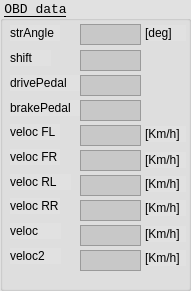
     <widget class="QGroupBox" name="groupBox_20">
      <property name="geometry">
       <rect>
        <x>360</x>
        <y>220</y>
        <width>191</width>
        <height>291</height>
       </rect>
      </property>
      <property name="font">
       <font>
        <family>Monospace</family>
        <pointsize>10</pointsize>
        <underline>true</underline>
       </font>
      </property>
      <property name="styleSheet">
       <string notr="true">background-color: rgb(225, 225, 225);</string>
      </property>
      <property name="title">
       <string>OBD data</string>
      </property>
      <widget class="QTextEdit" name="textEdit_obdAngle">
       <property name="geometry">
        <rect>
         <x>80</x>
         <y>24</y>
         <width>61</width>
         <height>21</height>
        </rect>
       </property>
       <property name="font">
        <font>
         <pointsize>9</pointsize>
        </font>
       </property>
       <property name="styleSheet">
        <string notr="true">background-color: rgb(200, 200, 200);</string>
       </property>
       <property name="verticalScrollBarPolicy">
        <enum>Qt::ScrollBarAlwaysOff</enum>
       </property>
       <property name="readOnly">
        <bool>true</bool>
       </property>
      </widget>
      <widget class="QLabel" name="label_42">
       <property name="geometry">
        <rect>
         <x>10</x>
         <y>25</y>
         <width>50</width>
         <height>16</height>
        </rect>
       </property>
       <property name="font">
        <font>
         <pointsize>9</pointsize>
        </font>
       </property>
       <property name="text">
        <string>strAngle</string>
       </property>
      </widget>
      <widget class="QLabel" name="label_48">
       <property name="geometry">
        <rect>
         <x>10</x>
         <y>100</y>
         <width>71</width>
         <height>16</height>
        </rect>
       </property>
       <property name="font">
        <font>
         <pointsize>9</pointsize>
        </font>
       </property>
       <property name="text">
        <string>brakePedal</string>
       </property>
      </widget>
      <widget class="QTextEdit" name="textEdit_obdBrakePedal">
       <property name="geometry">
        <rect>
         <x>80</x>
         <y>100</y>
         <width>61</width>
         <height>21</height>
        </rect>
       </property>
       <property name="font">
        <font>
         <pointsize>9</pointsize>
        </font>
       </property>
       <property name="styleSheet">
        <string notr="true">background-color: rgb(200, 200, 200);</string>
       </property>
       <property name="verticalScrollBarPolicy">
        <enum>Qt::ScrollBarAlwaysOff</enum>
       </property>
       <property name="readOnly">
        <bool>true</bool>
       </property>
      </widget>
      <widget class="QTextEdit" name="textEdit_obdVelocFR">
       <property name="geometry">
        <rect>
         <x>80</x>
         <y>150</y>
         <width>61</width>
         <height>21</height>
        </rect>
       </property>
       <property name="font">
        <font>
         <pointsize>9</pointsize>
        </font>
       </property>
       <property name="styleSheet">
        <string notr="true">background-color: rgb(200, 200, 200);</string>
       </property>
       <property name="verticalScrollBarPolicy">
        <enum>Qt::ScrollBarAlwaysOff</enum>
       </property>
       <property name="readOnly">
        <bool>true</bool>
       </property>
      </widget>
      <widget class="QLabel" name="label_119">
       <property name="geometry">
        <rect>
         <x>10</x>
         <y>149</y>
         <width>50</width>
         <height>16</height>
        </rect>
       </property>
       <property name="font">
        <font>
         <pointsize>9</pointsize>
        </font>
       </property>
       <property name="text">
        <string>veloc FR</string>
       </property>
      </widget>
      <widget class="QTextEdit" name="textEdit_obdVelocFL">
       <property name="geometry">
        <rect>
         <x>80</x>
         <y>125</y>
         <width>61</width>
         <height>21</height>
        </rect>
       </property>
       <property name="font">
        <font>
         <pointsize>9</pointsize>
        </font>
       </property>
       <property name="styleSheet">
        <string notr="true">background-color: rgb(200, 200, 200);</string>
       </property>
       <property name="verticalScrollBarPolicy">
        <enum>Qt::ScrollBarAlwaysOff</enum>
       </property>
       <property name="readOnly">
        <bool>true</bool>
       </property>
      </widget>
      <widget class="QLabel" name="label_120">
       <property name="geometry">
        <rect>
         <x>10</x>
         <y>124</y>
         <width>50</width>
         <height>16</height>
        </rect>
       </property>
       <property name="font">
        <font>
         <pointsize>9</pointsize>
        </font>
       </property>
       <property name="text">
        <string>veloc FL</string>
       </property>
      </widget>
      <widget class="QTextEdit" name="textEdit_obdVelocRR">
       <property name="geometry">
        <rect>
         <x>80</x>
         <y>200</y>
         <width>61</width>
         <height>21</height>
        </rect>
       </property>
       <property name="font">
        <font>
         <pointsize>9</pointsize>
        </font>
       </property>
       <property name="styleSheet">
        <string notr="true">background-color: rgb(200, 200, 200);</string>
       </property>
       <property name="verticalScrollBarPolicy">
        <enum>Qt::ScrollBarAlwaysOff</enum>
       </property>
       <property name="readOnly">
        <bool>true</bool>
       </property>
      </widget>
      <widget class="QLabel" name="label_121">
       <property name="geometry">
        <rect>
         <x>10</x>
         <y>198</y>
         <width>50</width>
         <height>16</height>
        </rect>
       </property>
       <property name="font">
        <font>
         <pointsize>9</pointsize>
        </font>
       </property>
       <property name="text">
        <string>veloc RR</string>
       </property>
      </widget>
      <widget class="QLabel" name="label_122">
       <property name="geometry">
        <rect>
         <x>10</x>
         <y>174</y>
         <width>61</width>
         <height>16</height>
        </rect>
       </property>
       <property name="font">
        <font>
         <pointsize>9</pointsize>
        </font>
       </property>
       <property name="text">
        <string>veloc RL</string>
       </property>
      </widget>
      <widget class="QTextEdit" name="textEdit_obdVelocRL">
       <property name="geometry">
        <rect>
         <x>80</x>
         <y>175</y>
         <width>61</width>
         <height>21</height>
        </rect>
       </property>
       <property name="font">
        <font>
         <pointsize>9</pointsize>
        </font>
       </property>
       <property name="styleSheet">
        <string notr="true">background-color: rgb(200, 200, 200);</string>
       </property>
       <property name="verticalScrollBarPolicy">
        <enum>Qt::ScrollBarAlwaysOff</enum>
       </property>
       <property name="readOnly">
        <bool>true</bool>
       </property>
      </widget>
      <widget class="QLabel" name="label_123">
       <property name="geometry">
        <rect>
         <x>10</x>
         <y>248</y>
         <width>51</width>
         <height>16</height>
        </rect>
       </property>
       <property name="font">
        <font>
         <pointsize>9</pointsize>
        </font>
       </property>
       <property name="text">
        <string>veloc2</string>
       </property>
      </widget>
      <widget class="QTextEdit" name="textEdit_obdVeloc2">
       <property name="geometry">
        <rect>
         <x>80</x>
         <y>250</y>
         <width>61</width>
         <height>21</height>
        </rect>
       </property>
       <property name="font">
        <font>
         <pointsize>9</pointsize>
        </font>
       </property>
       <property name="styleSheet">
        <string notr="true">background-color: rgb(200, 200, 200);</string>
       </property>
       <property name="verticalScrollBarPolicy">
        <enum>Qt::ScrollBarAlwaysOff</enum>
       </property>
       <property name="readOnly">
        <bool>true</bool>
       </property>
      </widget>
      <widget class="QLabel" name="label_124">
       <property name="geometry">
        <rect>
         <x>10</x>
         <y>75</y>
         <width>71</width>
         <height>16</height>
        </rect>
       </property>
       <property name="font">
        <font>
         <pointsize>9</pointsize>
        </font>
       </property>
       <property name="text">
        <string>drivePedal</string>
       </property>
      </widget>
      <widget class="QTextEdit" name="textEdit_obdDrivePedal">
       <property name="geometry">
        <rect>
         <x>80</x>
         <y>75</y>
         <width>61</width>
         <height>21</height>
        </rect>
       </property>
       <property name="font">
        <font>
         <pointsize>9</pointsize>
        </font>
       </property>
       <property name="styleSheet">
        <string notr="true">background-color: rgb(200, 200, 200);</string>
       </property>
       <property name="verticalScrollBarPolicy">
        <enum>Qt::ScrollBarAlwaysOff</enum>
       </property>
       <property name="readOnly">
        <bool>true</bool>
       </property>
      </widget>
      <widget class="QLabel" name="label_125">
       <property name="geometry">
        <rect>
         <x>10</x>
         <y>223</y>
         <width>51</width>
         <height>16</height>
        </rect>
       </property>
       <property name="font">
        <font>
         <pointsize>9</pointsize>
        </font>
       </property>
       <property name="text">
        <string>veloc</string>
       </property>
      </widget>
      <widget class="QTextEdit" name="textEdit_obdVeloc">
       <property name="geometry">
        <rect>
         <x>80</x>
         <y>225</y>
         <width>61</width>
         <height>21</height>
        </rect>
       </property>
       <property name="font">
        <font>
         <pointsize>9</pointsize>
        </font>
       </property>
       <property name="styleSheet">
        <string notr="true">background-color: rgb(200, 200, 200);</string>
       </property>
       <property name="verticalScrollBarPolicy">
        <enum>Qt::ScrollBarAlwaysOff</enum>
       </property>
       <property name="readOnly">
        <bool>true</bool>
       </property>
      </widget>
      <widget class="QLabel" name="label_126">
       <property name="geometry">
        <rect>
         <x>10</x>
         <y>50</y>
         <width>41</width>
         <height>16</height>
        </rect>
       </property>
       <property name="font">
        <font>
         <pointsize>9</pointsize>
        </font>
       </property>
       <property name="text">
        <string>shift</string>
       </property>
      </widget>
      <widget class="QTextEdit" name="textEdit_obdShift">
       <property name="geometry">
        <rect>
         <x>80</x>
         <y>50</y>
         <width>61</width>
         <height>21</height>
        </rect>
       </property>
       <property name="font">
        <font>
         <pointsize>9</pointsize>
        </font>
       </property>
       <property name="styleSheet">
        <string notr="true">background-color: rgb(200, 200, 200);</string>
       </property>
       <property name="verticalScrollBarPolicy">
        <enum>Qt::ScrollBarAlwaysOff</enum>
       </property>
       <property name="readOnly">
        <bool>true</bool>
       </property>
      </widget>
      <widget class="QLabel" name="label_43">
       <property name="geometry">
        <rect>
         <x>145</x>
         <y>25</y>
         <width>41</width>
         <height>16</height>
        </rect>
       </property>
       <property name="font">
        <font>
         <pointsize>9</pointsize>
        </font>
       </property>
       <property name="text">
        <string>[deg]</string>
       </property>
      </widget>
      <widget class="QLabel" name="label_49">
       <property name="geometry">
        <rect>
         <x>145</x>
         <y>126</y>
         <width>41</width>
         <height>16</height>
        </rect>
       </property>
       <property name="font">
        <font>
         <pointsize>9</pointsize>
        </font>
       </property>
       <property name="text">
        <string>[Km/h]</string>
       </property>
      </widget>
      <widget class="QLabel" name="label_127">
       <property name="geometry">
        <rect>
         <x>145</x>
         <y>176</y>
         <width>41</width>
         <height>16</height>
        </rect>
       </property>
       <property name="font">
        <font>
         <pointsize>9</pointsize>
        </font>
       </property>
       <property name="text">
        <string>[Km/h]</string>
       </property>
      </widget>
      <widget class="QLabel" name="label_128">
       <property name="geometry">
        <rect>
         <x>145</x>
         <y>226</y>
         <width>41</width>
         <height>16</height>
        </rect>
       </property>
       <property name="font">
        <font>
         <pointsize>9</pointsize>
        </font>
       </property>
       <property name="text">
        <string>[Km/h]</string>
       </property>
      </widget>
      <widget class="QLabel" name="label_129">
       <property name="geometry">
        <rect>
         <x>145</x>
         <y>152</y>
         <width>41</width>
         <height>16</height>
        </rect>
       </property>
       <property name="font">
        <font>
         <pointsize>9</pointsize>
        </font>
       </property>
       <property name="text">
        <string>[Km/h]</string>
       </property>
      </widget>
      <widget class="QLabel" name="label_130">
       <property name="geometry">
        <rect>
         <x>145</x>
         <y>200</y>
         <width>41</width>
         <height>16</height>
        </rect>
       </property>
       <property name="font">
        <font>
         <pointsize>9</pointsize>
        </font>
       </property>
       <property name="text">
        <string>[Km/h]</string>
       </property>
      </widget>
      <widget class="QLabel" name="label_131">
       <property name="geometry">
        <rect>
         <x>145</x>
         <y>250</y>
         <width>41</width>
         <height>16</height>
        </rect>
       </property>
       <property name="font">
        <font>
         <pointsize>9</pointsize>
        </font>
       </property>
       <property name="text">
        <string>[Km/h]</string>
       </property>
      </widget>
     </widget>
